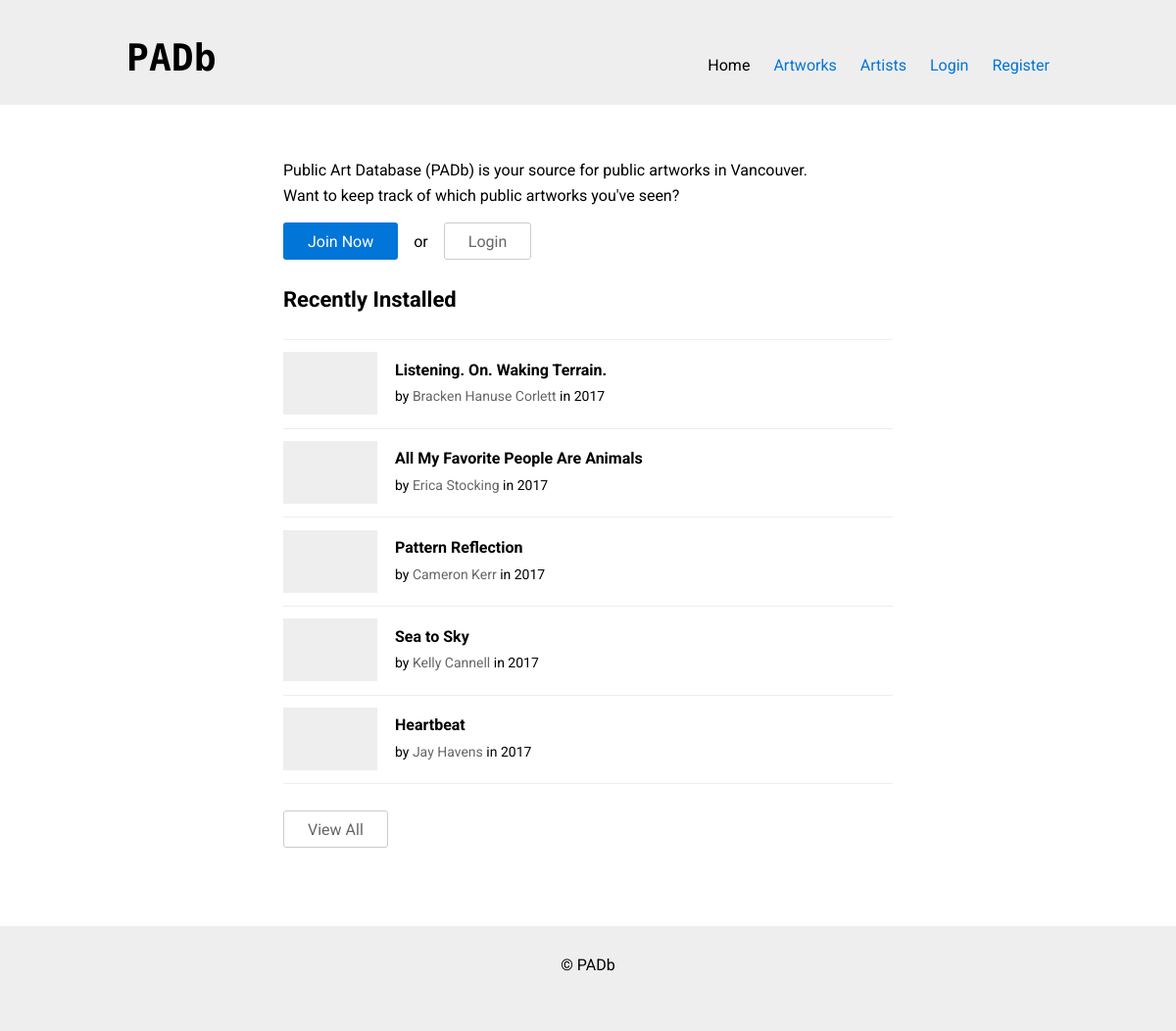
The page / on the database its author committed.
### tables this page shows
CREATE TABLE `artworks` (
  `artworkID` int(11) NOT NULL,
  `title` text NOT NULL,
  `status` enum('In Place','Removed','','') NOT NULL,
  `yearInstalled` date NOT NULL,
  `siteName` text,
  `siteAddress` text,
  `description` text,
  `statement` text,
  `latitude` decimal(9,6) DEFAULT NULL,
  `longitude` decimal(9,6) DEFAULT NULL,
  `material` text,
  `photoURL` text,
  `websiteURL` text,
  `neighborhoodID` int(11) NOT NULL,
  `ownerID` int(11) NOT NULL,
  `typeID` int(11) NOT NULL
);

CREATE TABLE `artists` (
  `artistID` int(11) NOT NULL,
  `firstName` text,
  `lastName` text NOT NULL,
  `websiteURL` text,
  `biography` text,
  `biographyURL` text,
  `photoURL` text,
  `countryID` int(11) DEFAULT NULL
);

### private/functions.php (called while the page is built, shortened)
<?php
function is_logged_in() {
  return isset($_SESSION['user_id']);
}
function get_sanitized_text($text) {
  return htmlspecialchars(utf8_encode($text));
}
function get_artist_name($fname, $lname) {
  $output = $fname;
  if (!empty($lname)) {
    $output .= ' ' . $lname;
  }
  return get_sanitized_text($output);
}
function is_url_external($url) {
  $components = parse_url($url);
  return !empty($components['host']) && strcasecmp($components['host'], 'example.com');
}
function get_image_cache($url) {
  $local = 'images/cache/' . md5($url);
  if (copy($url, $local)) return $local;
  return NULL;
}
function get_artwork_photo($url) {
  return get_sanitized_text(get_image_cache($url) ?? 'images/artwork.png');
}
require_once('functions.recent-artworks.php');
?>

### private/functions.recent-artworks.php (the view, shortened to what this page needs)
<?php
function show_recent_artworks() {
  $db = db_connect();
  $res1 = $db->query("SELECT artworkID, title, yearInstalled, photoURL
    FROM artworks
    WHERE status = 'In Place'
    ORDER BY yearInstalled DESC
    LIMIT 5");
?>
<ul class="list">
  <?php
    while ($artwork = $res1->fetch_assoc()):
      $artwork_id = intval($artwork['artworkID']);
      $url = 'artwork.php?id=' . $artwork['artworkID'];
      $title = htmlspecialchars(get_sanitized_text($artwork['title']));
      $year_installed = date('Y', strtotime($artwork['yearInstalled']));
      $photo_url = get_artwork_photo($artwork['photoURL']);
  ?>
  <li class="list__item">
    <a href="<?php echo $url; ?>" class="list__thumbnail" style="background-image:url('<?php echo $photo_url; ?>')"></a>
    <div class="list__text">
      <a href="<?php echo $url; ?>" class="a-inherit">
        <strong><?php echo $title; ?></strong>
      </a><br>
      <small>
        by
        <?php
          $res2 = $db->query("SELECT A.artistID, A.firstName, A.lastName
            FROM artists A, artistArtworks AA
            WHERE A.artistID = AA.artistID AND AA.artworkID = $artwork_id");
          $count = 0;
          while ($artist = $res2->fetch_assoc()):
            $artistID = $artist['artistID'];
            $name = get_artist_name($artist['firstName'], $artist['lastName']);
        ?><?php if ($count++) echo ', '; ?><a href="artist.php?id=<?php echo $artistID; ?>" class="a-lite"><?php echo $name ?></a><?php endwhile; ?>
        in <?php echo $year_installed; ?>
      </small>
    </div>
  </li>
  <?php endwhile; ?>
</ul>
<p>
  <a href="artworks.php?sort=year&sort_order=desc" class="btn">View All</a>
</p>
<?php
  }
?>

### private/header.php (shortened to what this page needs)
<!DOCTYPE html>
<html lang="en">
<head>
  <link href="css/styles.css" rel="stylesheet">
</head>
<body>
  <main class="l-wrap-all">
    <div class="l-wrap-content">
      <?php include('../private/page-header.php'); ?>

### private/page-header.php (shortened to what this page needs)
<?php
require_once('../private/functions.php');
function flag_active($name) {
  global $page_id;
  if (isset($page_id) && $page_id === $name)
    echo ' class="-active"';
}
?>
<header class="header">
  <div class="header-wrap l-wrap">
    <a href="index.php" class="header-title">
      PADb
    </a>
    <nav class="header-nav">
      <ul>
        <li>
          <a href="index.php"<?php flag_active('home'); ?>>Home</a>
        </li>
        <li>
          <a href="artworks.php"<?php flag_active('artworks'); ?>>Artworks</a>
        </li>
        <li>
          <a href="artists.php"<?php flag_active('artists'); ?>>Artists</a>
        </li>
        <?php
          if (is_logged_in()):
        ?>
        <li>
          <a href="settings.php"<?php flag_active('settings'); ?>>Settings</a>
        </li>
        <li>
          <a href="logout.php">Logout</a>
        </li>
        <?php else: ?>
        <li>
        <a href="login.php"<?php flag_active('login'); ?>>Login</a>
        </li>
        <li>
          <a href="register.php"<?php flag_active('register'); ?>>Register</a>
        </li>
        <?php endif; ?>
      </ul>
    </nav>
  </div>
</header>

### public_html/index.php (shortened to what this page needs)
<?php
require('../private/functions.php');
$page_id = 'home';
require('../private/header.php');
?>
<section class="l-section l-wrap l-wrap--md">
  <?php if (!is_logged_in()):  ?>
  <p class="drop-sm">
    Public Art Database (PADb) is your source for public artworks in Vancouver.<br>
    Want to keep track of which public artworks you've seen?
  </p>
  <p>
    <a href="register.php" class="btn btn--primary">
      Join Now
    </a><span class="text-or">or</span><a href="login.php" class="btn">
      Login
    </a>
  </p>
  <h2>
    Recently Installed
  </h2>
  <?php show_recent_artworks(); ?>
  <?php endif; ?>
</section>
<?php require('../private/footer.php'); ?>

### private/footer.php (shortened to what this page needs)
    </div>
    <footer class="footer">
      <p class="no-drop">
        &copy; PADb
      </p>
    </footer>
  </main>
</body>
</html>

### public_html/css/styles.css (style rules this page uses)
html { line-height:1.15;-webkit-text-size-adjust:100% }
body { margin:0 }
a { background-color:transparent }
b,strong { font-weight:bolder }
small { font-size:80% }
.drop-sm { margin-bottom:.8333rem }
.no-drop { margin-bottom:0 }
.text-or { margin-right:1rem;margin-left:1rem }
.a-inherit { color:inherit }
.a-lite { color:#666 }
*,*::before,*::after { box-sizing:border-box }
html { height:100%;font-size:100% }
body { margin:0;background-color:#fff;height:100%;overflow-x:hidden;text-rendering:optimizeLegibility;line-height:1;color:#000;font-family:"Roboto",Arial,sans-serif;font-size:1rem;-webkit-tap-highlight-color:transparent }
p,h1,h2,h3,blockquote,ul,ol { margin-top:0;margin-bottom:1.6666rem;line-height:1.6666;font-size:1rem }
h2,.h2 { line-height:1.25;font-size:1.375rem }
small { font-size:.875rem }
a { text-decoration:none;color:#0275d8 }
.l-wrap-all { display:flex;flex-direction:column;min-height:100vh }
.l-wrap-content { flex:1 }
.l-wrap { position:relative;margin-right:auto;margin-left:auto;padding-right:16px;padding-left:16px;max-width:60.875rem }
.l-wrap--md { max-width:40.875rem }
.l-section { padding-top:3.3332rem;padding-bottom:3.3332rem }
.btn { display:inline-block;position:relative;transition-duration:.12s;transition-property:border, background-color, color;border:1px solid #ccc;border-radius:3px;background-color:#fff;cursor:pointer;padding:.6875rem 1.5rem .5625rem;line-height:1;color:#666;font-size:1rem;-webkit-appearance:none }
.btn--primary { border-color:transparent;background-color:#0275d8;color:#fff }
.list { padding-left:0;list-style:none }
.list__item { display:flex;border-bottom:1px solid #eee;padding:.7708rem 0 .8333rem }
.list__item:first-of-type { border-top:1px solid #eee }
.list__thumbnail { margin-right:1.125rem;background-color:#eee;background-repeat:no-repeat;background-size:cover;width:100%;max-width:6rem }
.list__thumbnail::after { display:block;padding-top:66.6666%;content:'' }
.list__text { align-self:center;width:100% }
.header { position:relative;background-color:#eee }
.header-wrap { display:flex;align-items:baseline;justify-content:space-between }
.header-title { padding:2.4999rem 0 1.6666rem;color:inherit;font-family:"Roboto Mono",Menlo,Consolas,monospace;font-size:2.375rem;font-weight:600 }
.header-nav { flex-shrink:0 }
.header-nav ul { display:flex;margin:0;padding-left:0;list-style:none }
.header-nav a { display:block;padding:1rem 0 1.6666rem 1.5rem }
.header-nav a.-active { color:#000 }
.footer { background-color:#eee;padding-top:1.6666rem;padding-bottom:3.3332rem;text-align:center }

### rows shown on the page
artworks: title "Listening. On. Waking Terrain.", yearInstalled "2017"
artists: name "Bracken Hanuse Corlett"
artworks: title "All My Favorite People Are Animals", yearInstalled "2017"
artists: name "Erica Stocking"
artworks: title "Pattern Reflection", yearInstalled "2017"
artists: name "Cameron Kerr"
artworks: title "Sea to Sky", yearInstalled "2017"
artists: name "Kelly Cannell"
artworks: title "Heartbeat", yearInstalled "2017"
artists: name "Jay Havens"
